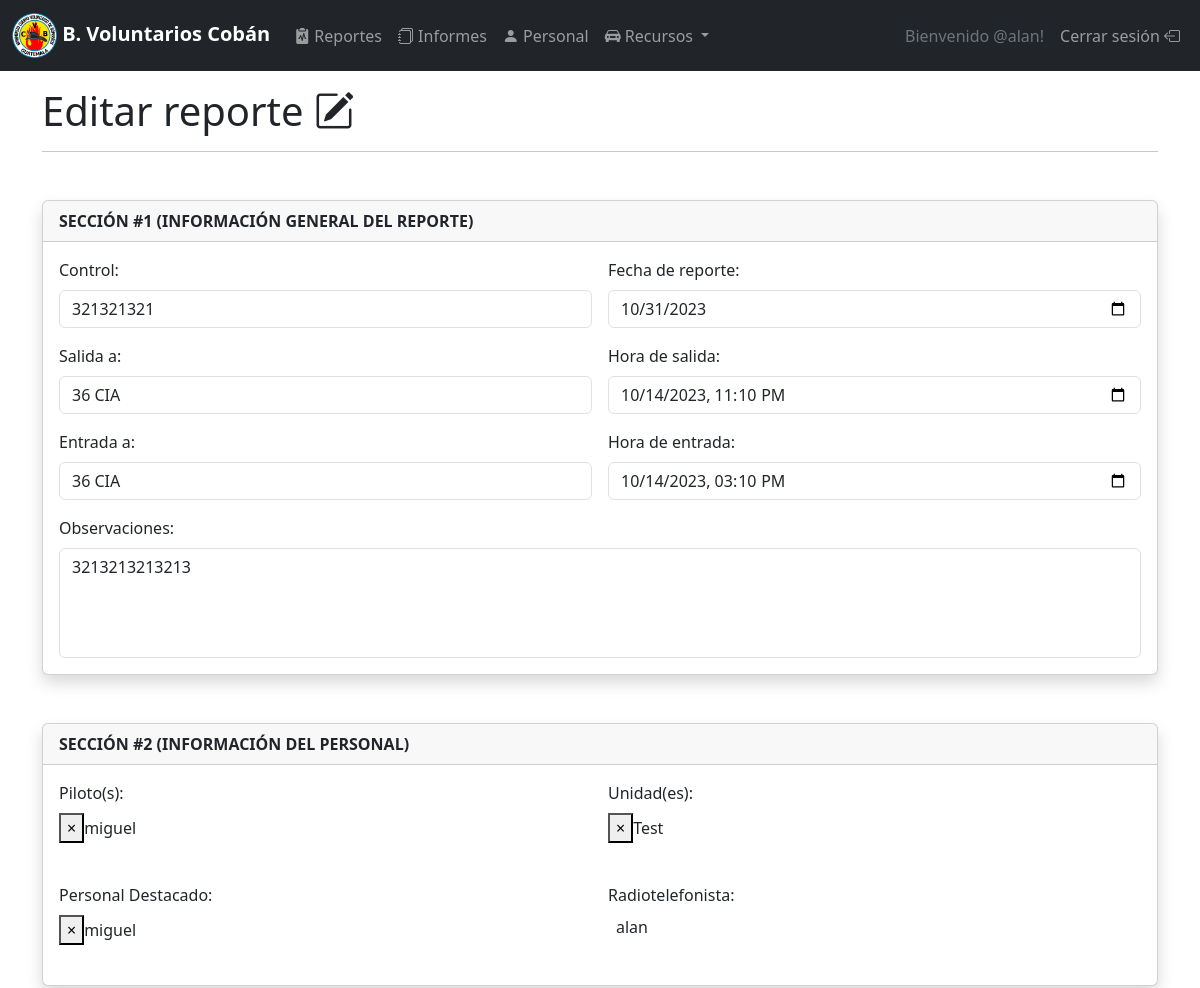
Before: /reportes/6/editar/ (signed in, upper part) with the older database file.
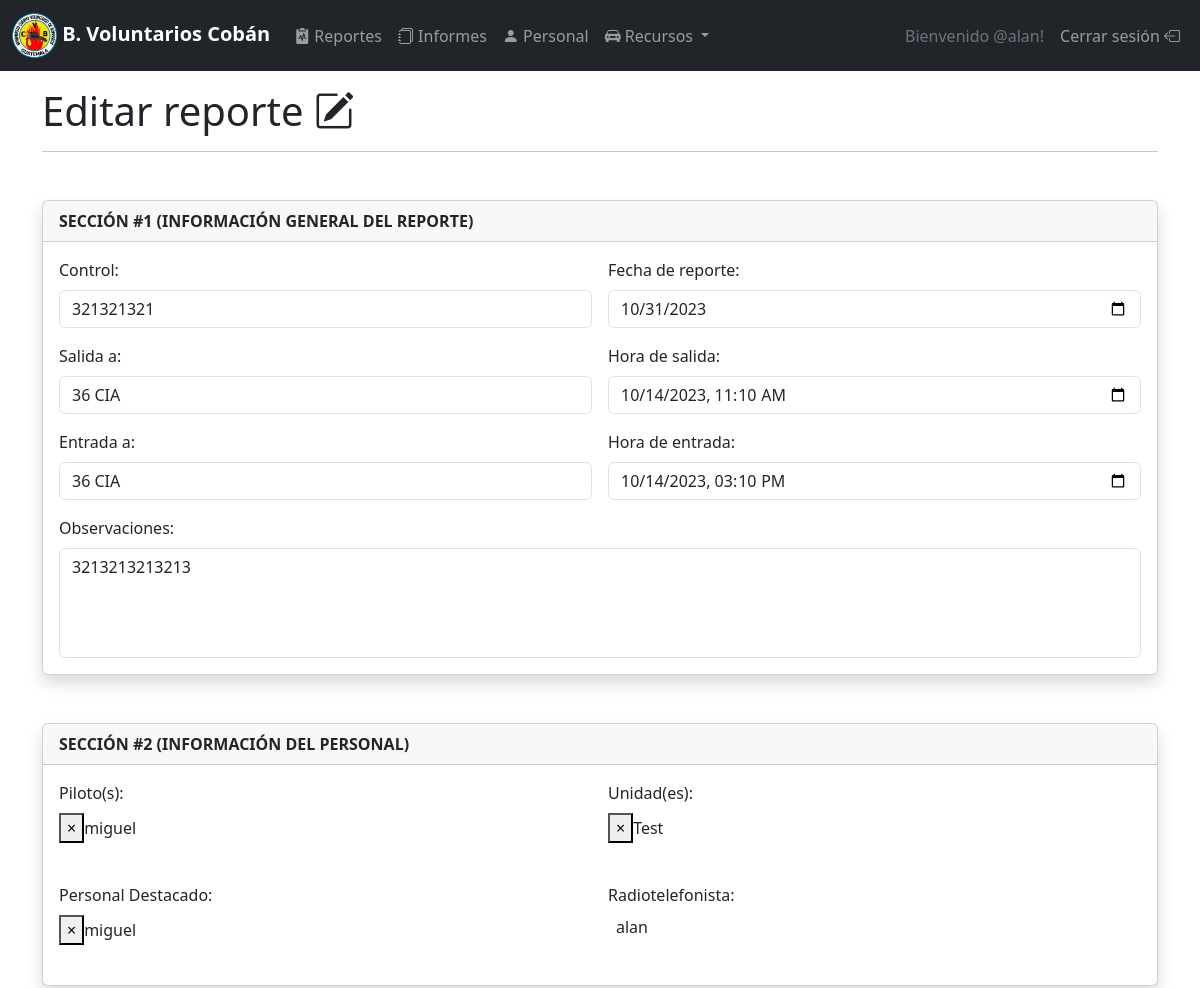
After: the same page with the newer database file.
### module_reports/models.py (models this page shows, shortened)
class Reporte(models.Model):
    control = models.IntegerField(blank=False)
    fecha_reporte = models.DateField(blank=False, verbose_name='Fecha de reporte')
    salida = models.CharField(max_length=256, blank=False, verbose_name='Salida a')
    hora_salida = models.DateTimeField(blank=False, verbose_name='Hora de salida')
    entrada = models.CharField(max_length=256, blank=False, verbose_name='Entrada a')
    hora_entrada = models.DateTimeField(blank=False, verbose_name='Hora de entrada')
    observaciones = models.TextField(blank=True)
    pilotos = models.ManyToManyField(User, verbose_name='Piloto(s)')
    radiotelefonista = models.ForeignKey(User, related_name='telefonista', on_delete=models.PROTECT)
    unidades = models.ManyToManyField(Vehiculo, verbose_name='Unidad(es)')
    personal_destacado = models.ManyToManyField(User, related_name='personal', verbose_name='Personal Destacado')
    tipo_solicitud = models.CharField(max_length=10, choices=SERVICE_CHOICE, verbose_name='Tipo de solicitud')
    direccion = models.CharField(blank=False, max_length=256, verbose_name='Dirección')
    solicitantes = models.TextField(blank=False)
    pacientes = models.TextField(blank=True)
    fallecidos = models.TextField(blank=True)
    domicilios = models.TextField(blank=False)
    escoltas = models.TextField(blank=True, verbose_name='Acompañantes')
    tipo_servicio = models.ForeignKey(Servicio, on_delete=models.PROTECT, verbose_name='Tipo de servicio')
    hospital = models.ForeignKey(Hospital, on_delete=models.PROTECT, verbose_name='Hospital de traslado')

### module_reports/views.py (the view)
# urls.py: path('<int:pk>/editar/', ViewUpdateReport.as_view(), name='update'),
class ViewUpdateReport(LoginRequiredMixin, UpdateView):
    model = Reporte
    template_name = 'form_update_report.html'
    form_class = ReporteForm
    success_url = reverse_lazy('reports:index')

### module_resources/models.py (called while the page is built)
    def __str__(self):
        return self.nombre

    def __str__(self):
        return self.nombre

    def __str__(self):
        return self.nombre

### module_stats/forms.py (called while the page is built)
    @register.filter(is_safe=True)
    def clabel(value):
        return value.label_tag(attrs={'class': 'form-label'})

### module_reports/templates/form_update_report.html (shortened to what this page needs)
{% extends "form_base_report.html" %}
{% block report_title %}
Editar reporte <i class="bi bi-pencil-square"></i>
{% endblock report_title %}

### module_reports/templates/form_base_report.html (shortened to what this page needs)
{% extends "menu.html" %}
{% load static %}
{% block head %}
<link rel="stylesheet" href='{% static "lib/node_modules/select2/dist/css/select2.min.css" %}'>
<link rel="stylesheet" href='{% static "lib/node_modules/select2-bootstrap-5-theme/dist/select2-bootstrap-5-theme.min.css" %}'>
{% endblock head %}
{% block main_content %}
<div class="container">
  <h1>
    {% block report_title %}{% endblock report_title %}
  </h1>
  <hr>
  <form id='form-reporte' method="post" class='needs-validation' novalidate>
    <div class="card my-5 shadow">
      <div class="card-header">
        <strong class="text-uppercase">Sección #1 (información general del reporte)</strong>
      </div>
      <div class="card-body">
        <div class="row g-3">
          <div class="col-md-6">
            {{form.control|clabel}}
            {{form.control}}
          </div>
          <div class="col-md-6">
            {{form.fecha_reporte|clabel}}
            {{form.fecha_reporte}}
          </div>
          <div class="col-md-6">
            {{form.salida|clabel}}
            {{form.salida}}
          </div>
          <div class="col-md-6">
            {{form.hora_salida|clabel}}
            {{form.hora_salida}}
          </div>
          <div class="col-md-6">
            {{form.entrada|clabel}}
            {{form.entrada}}
          </div>
          <div class="col-md-6">
            {{form.hora_entrada|clabel}}
            {{form.hora_entrada}}
          </div>
          <div class="col-12">
            {{form.observaciones|clabel}}
            {{form.observaciones}}
          </div>
        </div>
      </div>
    </div>
    <div class="card my-5 shadow">
      <div class="card-header">
        <strong class="text-uppercase">Sección #2 (información del personal)</strong>
      </div>
      <div class="card-body">
        <div class="row g-3">
          <div class="col-md-6">
            {{form.pilotos|clabel}}
          </div>
          <div class="col-md-6">
            {{form.unidades|clabel}}
          </div>
          <div class="col-md-6">
            {{form.personal_destacado|clabel}}
          </div>
          <div class="col-md-6">
            {{form.radiotelefonista|clabel}}
          </div>
        </div>
      </div>
    </div>
  </form>
</div>
{% endblock main_content %}

### templates/menu.html (shortened to what this page needs)
{% extends 'base.html' %}
{% block content %}
<header class="sticky-top navbar-header">
  <nav class="navbar navbar-expand-md navbar-dark bg-dark mb-3">
    <div class="container-fluid">
      <a class="navbar-brand" href="{% url 'dashboard:index' %}">
        {% load static %}
        <img src="{% static '/img/logo.png' %}" width="45" height="45" class="d-inline-block align-middle"> <strong> B. Voluntarios Cobán</strong>
      </a>
      <div class="navbar-collapse collapse d-md-inline-flex justify-content-between">
        <ul class="navbar-nav flex-grow-1">
          <li class="nav-item">
            <a class="nav-link" href="{% url 'reports:index' %}"><i class="bi bi-clipboard2-pulse-fill"></i> Reportes</a>
          </li>
          <li class="nav-item">
            <a class="nav-link" href="{% url 'stats:index' %}"><i class="bi bi-journals"></i> Informes</a>
          </li>
          <li class="nav-item">
            <a class="nav-link" href="{% url 'users:index' %}"><i class="bi bi-person-fill"></i> Personal</a>
          </li>
          <li class="nav-item dropdown">
            <button class="nav-link dropdown-toggle" data-bs-toggle="dropdown" aria-expanded="false">
              <i class="bi bi-car-front-fill"></i> Recursos
            </button>
          </li>
        </ul>
        <ul class="navbar-nav">
          <li class="nav-item">
            <a class="nav-link disabled text-secondary">Bienvenido @{{user.username}}!</a>
          </li>
          <li class="nav-item">
            <a class="nav-link" href="{% url 'authenticate:logout' %}">Cerrar sesión <i class="bi bi-box-arrow-left"></i></a>
          </li>
        </ul>
      </div>
    </div>
  </nav>
</header>
<main>
  {% block main_content %}
  {% endblock main_content %}
</main>
{% endblock content %}

### templates/base.html (shortened to what this page needs)
<!DOCTYPE html>
<html lang="en">
  <head>
    {% load static %}
    <link href="{% static 'css/style.css' %}" rel="stylesheet">
    <link rel="stylesheet" href="{% static 'lib/node_modules/bootstrap/dist/css/bootstrap.min.css' %}">
    <link rel="stylesheet" href="{% static 'lib/node_modules/bootstrap-icons/font/bootstrap-icons.min.css' %}">
    {% block head %}
    {% endblock head %}
  </head>
  <body>
    <div class="layout">
      {% block content %}
      {% endblock content %}
    </div>
  </body>
</html>

### static/css/style.css (style rules this page uses)
html { overflow-x: hidden; margin-right: calc(-1 * (100vw - 100%)); }
.layout { min-height: 100vh; display: flex; flex-direction: column; }
.layout main { flex-grow: 1; }
textarea { resize:none!important; }

Changed rows visible on the page:
changed Reporte "Control:": hora_salida "10/14/2023 23:10" → "10/14/2023 11:10"
